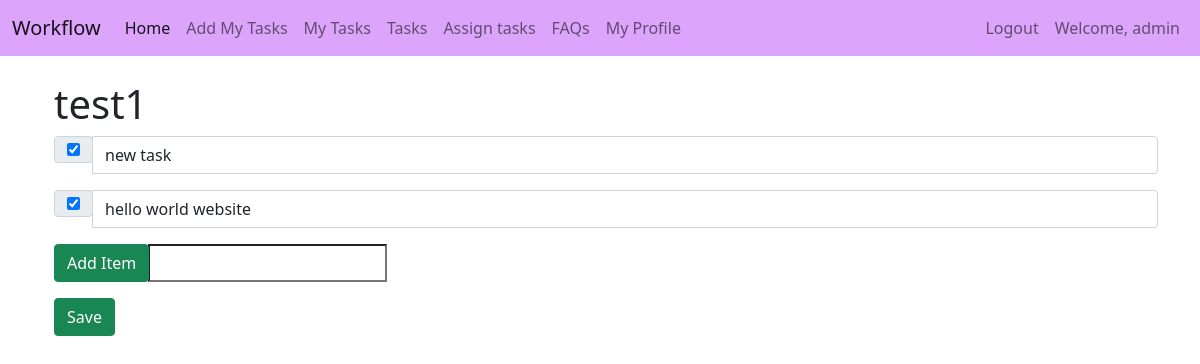
The app's page /4 (signed in) with its own data.
### Home/models.py (models this page shows, shortened)
class ToDoList(models.Model):
    user = models.ForeignKey(User, on_delete=models.CASCADE, related_name="todolist", null=True) # <--- added
    name = models.CharField(max_length=200)

class Item(models.Model):
    todolist = models.ForeignKey(ToDoList, on_delete=models.CASCADE)
    text = models.CharField(max_length=300)
    complete = models.BooleanField()

### Home/views.py (the view, shortened to what this page needs)
# urls.py: path("<int:id>", views.mytasklist, name='mytasklist'),
def mytasklist(response, id):
    ls = ToDoList.objects.get(id=id)
    if ls in response.user.todolist.all():
	    return render(response, "mytasklist.html", {"ls":ls})
    return render(response, "index.html", {})

### templates/mytasklist.html (shortened to what this page needs)
{% extends 'base.html' %}
{%block body%}
<div class="container-md pt-4 ps-4">
<h1>{{ls.name}}</h1>
	<form method="post" action="#">
		{% for item in ls.item_set.all %}
		<div class="input-group mb-3">
			<div class="input-group-prepend">
				<div class="input-group-text">
					{% if item.complete == True %}
						<input type="checkbox" value="clicked" name="c{{item.id}}" checked>
					{% else %}
						<input type="checkbox" value="clicked" name="c{{item.id}}">
					{% endif %}
				</div>
			</div>
			<input type="text" value="{{item.text}}" class="form-control">
		</div>
		{% endfor %}
		<div class="input-group mb-3">
			<div class="input-group-prepend">
				<button type="submit" name="newItem" value="newItem" class="btn btn-success">Add Item</button>
			</div>
			<input type="text" name="new">
		</div>
		<button type="submit" name="save" value="save" class="btn btn-success">Save</button>
	</form>
</div>
{% endblock body%}

### templates/base.html (shortened to what this page needs)
<!DOCTYPE html>
<html lang="en">
<head>
  <link href="https://cdn.jsdelivr.net/npm/bootstrap@5.0.0/dist/css/bootstrap.min.css" rel="stylesheet"
>
</head>
<body>
  <nav class="navbar navbar-expand-lg navbar-light" style="background-color:#DCA5FB">
    <div class="container-fluid">
      <a class="navbar-brand" href="/index">Workflow</a>
      <div class="collapse navbar-collapse" id="navbarSupportedContent">
        <ul class="navbar-nav me-auto mb-2 mb-lg-0">
          <li class="nav-item">
            <a class="nav-link active" aria-current="page" href="/index">Home</a>
          </li>
          {% if user.is_authenticated %}
          <li class="nav-item">
            <a class="nav-link" href="/createmytask">Add My Tasks</a>
          </li>{% endif %}
          {% if user.is_authenticated %}
          <li class="nav-item">
            <a class="nav-link" href="/mytask">My Tasks</a>
          </li>{% endif %}
          {% if user.is_authenticated %}
          <li class="nav-item">
            <a class="nav-link" href="/tasks">Tasks</a>
          </li>{% endif %}
          </li>{% if user.is_authenticated %}
          <li class="nav-item">
            <a class="nav-link" href="/taskassign">Assign tasks</a>
          </li>{% endif %}
          <li class="nav-item">
            <a class="nav-link" href="/faq">FAQs</a>
          </li>
          <li class="nav-item">
            <a class="nav-link" href="/myprofile">My Profile</a>
          </li>
          </ul>
          <ul class="navbar-nav mr-auto">
          {% if user.is_authenticated %}
          <li class="nav-item">
            <a class="nav-link" href="/logout">Logout</a>
          </li>
          <li class="nav-item">
            <a class="nav-link" href="#">Welcome, {{user.username}} </a>
          </li>
          {% endif %}
        </ul>
      </div>
    </div>
  </nav>
 {%block body%} {%endblock body%}
</body>
</html>

### records on screen
ToDoList: name "test1"
Item: text "new task"
Item: text "hello world website"

### other values on screen
{{ user.username }} "admin"
